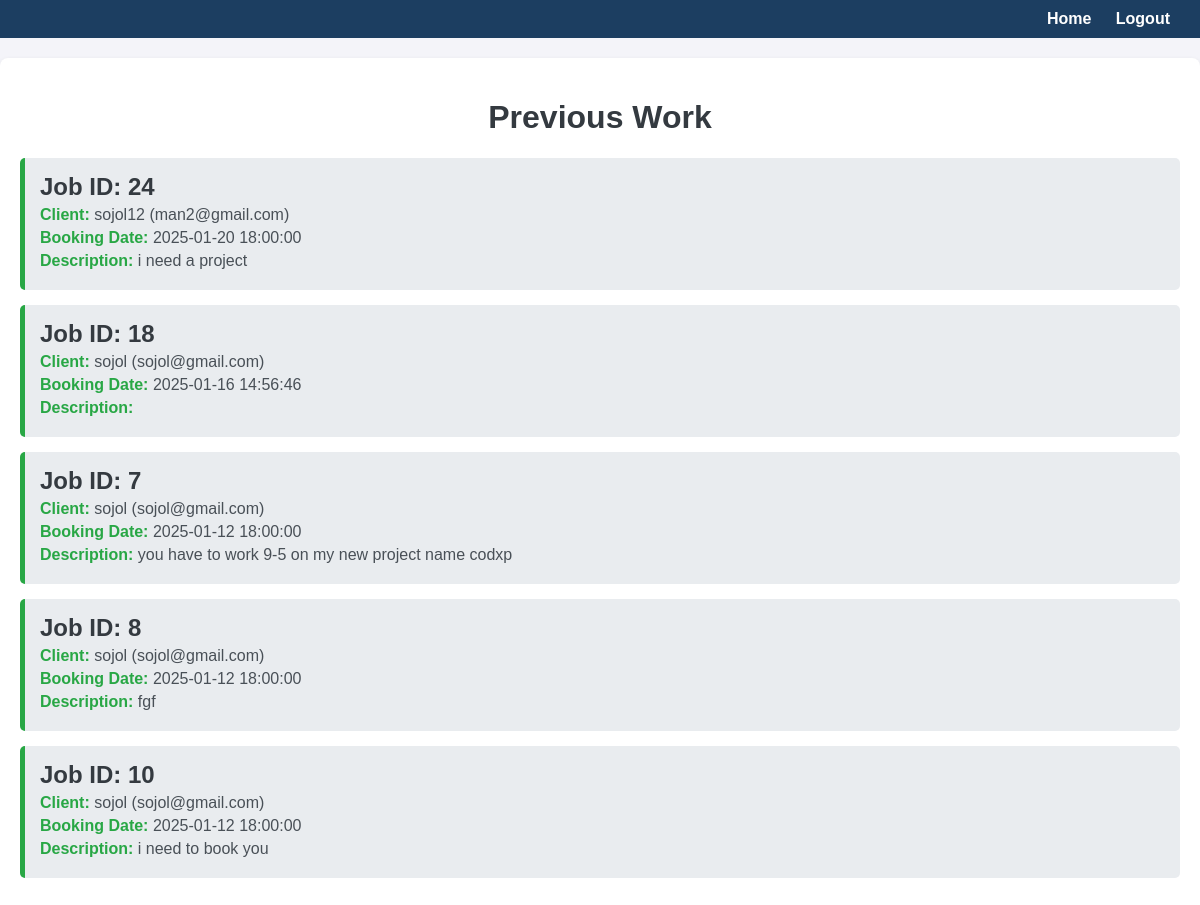
The page /previous_work.php (signed in) on the database its author committed.
### tables this page shows
CREATE TABLE `bookings` (
  `booking_id` int(11) NOT NULL,
  `user_id` int(11) DEFAULT NULL,
  `worker_id` int(11) DEFAULT NULL,
  `booking_date` timestamp NOT NULL DEFAULT current_timestamp(),
  `status` enum('Pending','Accepted','Rejected','Completed') NOT NULL DEFAULT 'Pending',
  `Description` varchar(50) DEFAULT NULL
);

CREATE TABLE `users` (
  `user_id` int(11) NOT NULL,
  `name` varchar(100) NOT NULL,
  `email` varchar(150) DEFAULT NULL,
  `password` varchar(255) NOT NULL,
  `phone` varchar(15) NOT NULL,
  `created_at` datetime DEFAULT current_timestamp(),
  `Role` varchar(20) DEFAULT NULL,
  `image` mediumblob DEFAULT NULL,
  `address` varchar(30) DEFAULT NULL
);

### previous_work.php (the view, shortened to what this page needs)
<?php
include('db.php');
$worker_id = $_SESSION['worker_id'];
try {
    $sql = "
        SELECT b.booking_id, b.user_id, b.booking_date, b.status, b.description,
               u.name AS user_name, u.email AS user_email
        FROM bookings b
        INNER JOIN users u ON b.user_id = u.user_id
        WHERE b.worker_id = :worker_id AND b.status = 'Accepted'
        ORDER BY b.booking_date DESC
    ";
    $stmt = $pdo->prepare($sql);
    $stmt->execute(['worker_id' => $worker_id]);
    $completedJobs = $stmt->fetchAll(PDO::FETCH_ASSOC);
} catch (PDOException $e) {
    echo "Error: " . $e->getMessage();
}
?>
<!DOCTYPE html>
<html lang="en">
<head>
</head>
<body>
    <div class="navbar">
        <div class="links">
            <a href="worker_dashboard.php">Home</a>
            <a href="logout.php">Logout</a>
        </div>
    </div>
    <div class="container">
        <h1>Previous Work</h1>
        <?php if (!empty($completedJobs)) { ?>
            <?php foreach ($completedJobs as $job) { ?>
                <div class="job">
                    <h2>Job ID: <?php echo htmlspecialchars($job['booking_id'], ENT_QUOTES, 'UTF-8'); ?></h2>
                    <p><span class="highlight">Client:</span> <?php echo htmlspecialchars($job['user_name'], ENT_QUOTES, 'UTF-8'); ?> (<?php echo htmlspecialchars($job['user_email'], ENT_QUOTES, 'UTF-8'); ?>)</p>
                    <p><span class="highlight">Booking Date:</span> <?php echo htmlspecialchars($job['booking_date'], ENT_QUOTES, 'UTF-8'); ?></p>
                    <p><span class="highlight">Description:</span> <?php echo htmlspecialchars($job['description'], ENT_QUOTES, 'UTF-8'); ?></p>
                </div>
            <?php } ?>
        <?php } else { ?>
            <p style="text-align: center; color: #6c757d;">No completed work found.</p>
        <?php } ?>
    </div>
</body>
</html>

### previous_work.php (style rules this page uses)
body { font-family: Arial, sans-serif; margin: 0; padding: 0; background-color: #f4f4f9; }
.navbar { background-color:rgb(28, 62, 97); color: #fff; padding: 10px 20px; display: flex; justify-content: space-between; align-items: center; }
.navbar a { color: #fff; text-decoration: none; margin: 0 10px; font-weight: bold; }
.container { max-width: 1200px; margin: 20px auto; padding: 20px; background-color: #fff; border-radius: 8px; box-shadow: 0 2px 5px rgba(0, 0, 0, 0.1); }
h1 { text-align: center; color: #343a40; }
.job { background-color: #e9ecef; margin: 15px 0; padding: 15px; border-left: 5px solid #28a745; border-radius: 5px; }
.job h2 { margin: 0; color: #343a40; }
.job p { margin: 5px 0; color: #495057; }
.job .highlight { font-weight: bold; color: #28a745; }

### rows shown on the page
bookings: booking_id "24", user.name "sojol12", user.email "man2@gmail.com", booking_date "2025-01-20 18:00:00", Description "i need a project"
bookings: booking_id "18", user.name "sojol", user.email "sojol@gmail.com", booking_date "2025-01-16 14:56:46"
bookings: booking_id "7", user.name "sojol", user.email "sojol@gmail.com", booking_date "2025-01-12 18:00:00", Description "you have to work 9-5 on my new project name codxp"
bookings: booking_id "8", user.name "sojol", user.email "sojol@gmail.com", booking_date "2025-01-12 18:00:00", Description "fgf"
bookings: booking_id "10", user.name "sojol", user.email "sojol@gmail.com", booking_date "2025-01-12 18:00:00", Description "i need to book you"
